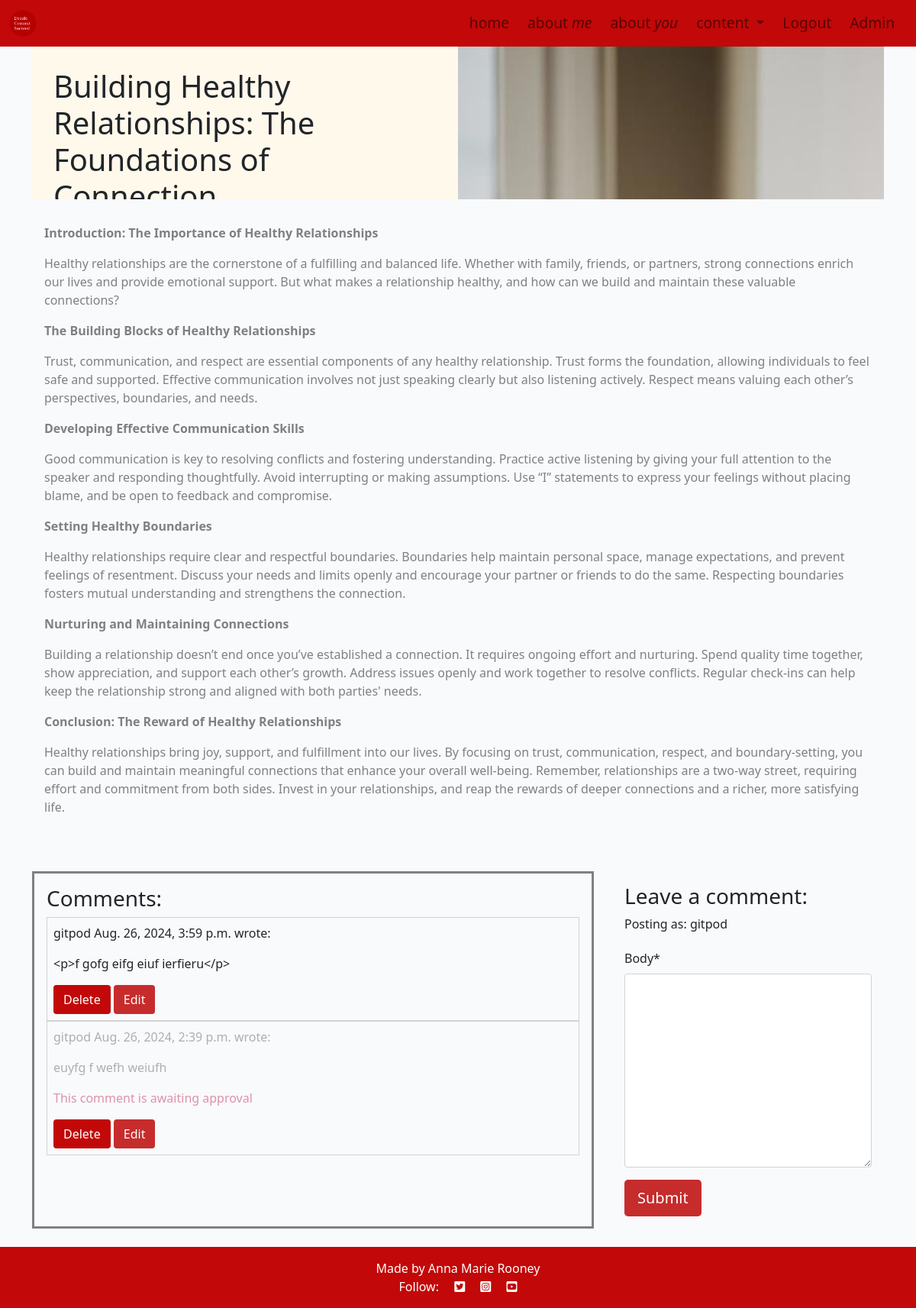
Screenshot of /building-healthy-relationships-foundations-of-connection/ (signed in) with the database file from the repository.
### blog/models.py (models this page shows, shortened)
class Post(models.Model):
    title = models.CharField(max_length=200, unique=True)
    slug = models.SlugField(max_length=200, unique=True)
    author = models.ForeignKey(
        User, on_delete=models.CASCADE,
        related_name="blog_posts")
    featured_image = CloudinaryField('image', default='placeholder')
    excerpt = models.TextField(blank=True)
    content = models.TextField()
    created_on = models.DateTimeField(auto_now_add=True)
    updated_on = models.DateTimeField(auto_now=True)
    status = models.IntegerField(choices=STATUS, default=0)
    tags = TaggableManager(blank=True)
    mastimage = models.ImageField(upload_to='media/masthead_images/', blank=True, null=True, default='static/images/whiteboard.png')
    viewcount = models.PositiveIntegerField(default=0)  # View Count Field
    class Meta:
        ordering = ["-created_on"]

class Comment(models.Model):
    post = models.ForeignKey(
        Post, on_delete=models.CASCADE, related_name="comments")
    author = models.ForeignKey(
        User, on_delete=models.CASCADE, related_name="commenter")
    body = models.TextField()
    approved = models.BooleanField(default=False)
    created_on = models.DateTimeField(auto_now_add=True)
    class Meta:
        ordering = ["created_on"]

### blog/views.py (the view, shortened to what this page needs)
# urls.py: path('<slug:slug>/', views.post_detail, name='blogpost'),
def post_detail(request, slug):
    queryset = Post.objects.filter(status=1)
    post = get_object_or_404(queryset, slug=slug)
    masthead_image = post.mastimage
    comments = post.comments.all().order_by("-created_on")
    comment_count = post.comments.filter(approved=True).count()
    comment_form = CommentForm()
    return render(
        request,
        "blog/blogpost.html",
        {
            "post": post,
            "comments": comments,
            "comment_count": comment_count,
            "comment_form": comment_form,
            "mastimage": masthead_image,
        },
    )

### blog/forms.py
class CommentForm(forms.ModelForm):
    class Meta:
        model = Comment
        fields = ('body',)

### blog/templates/blog/blogpost.html (shortened to what this page needs)
{% extends "base.html" %}
{% load static %}
{% load crispy_forms_tags %}
{% block content %}
<div class="container-fluid">
  <div class="container">
      <div class="row g-0 overflow-hidden masthead">
          <div class="col-md-6 masthead-text">
              <h1 class="post-title">{{ post.title }}</h1>
          </div>
          <div class="d-none d-md-block col-md-6 masthead-image">
            {% if post.mastimage %}
                <img src="{{ post.mastimage.url }}" alt="Mast Image">
            {% else %}
            <img src="static/images/whiteboard.png" alt="Mast Image">
            {% endif %}
          </div>
      </div>
      <div class="row">
          <div class="col-12 card mb-4 mt-3">
              <div class="card-body">
                  <article class="card-text">
                      {{ post.content | safe }}
                  </article>
              </div>
          </div>
      </div>
  </div>
  <div class="container">
      <div class="row">
          <div class="col-md-8 card mb-4 mt-3">
              <div class="card-body commentdiv">
                <h3>Comments:</h3>
                {% if comments %}
                    {% for comment in comments %}
                        <div class="p-2 comments {% if not comment.approved and comment.author == user %} faded{% elif not comment.approved %} d-none{% endif %}">
                            <p class="font-weight-bold">
                            {{ comment.author }}
                            <span class="font-weight-normal">
                            {{ comment.created_on }}
                            </span> wrote:
                            </p>
                            <div id="comment{{ comment.id }}">
                            {{ comment.body | linebreaks }}
                            </div>
                            {% if not comment.approved and comment.author == user %}
                            <p class="approval">
                            This comment is awaiting approval
                            </p>
                            {% endif %}
                            {% if user.is_authenticated and comment.author.username == user.username %}
                            <button class="btn btn-delete"comment_id="{{ comment.id }}">Delete</button>
                            <button class="btn btn-edit" comment_id="{{ comment.id }}">Edit</button>
                            {% endif %}
                        </div>
                        {% endfor %}
                        {% else %}
                        <p class="approval">There are no comments yet. Make one!</p>
                    {% endif %}
              </div>
          </div>
          <div class="col-md-4 card mb-4 mt-3">
              <div class="card-body">
                  {% if user.is_authenticated %}
                  <h3>Leave a comment:</h3>
                  <p>Posting as: {{ user.username }}</p>
                  <form id="commentForm" method="post" style="margin-top: 1.3em;">
                      {{ comment_form | crispy }}
                      <button id="submitButton" type="submit" class="btn btn-signup btn-lg">Submit</button>
                  </form>
                  {% else %}
                  <p>Log in to leave a comment</p>
                  {% endif %}
              </div>
          </div>
      </div>
  </div>
  </div>
{% endblock %}

### static/css/style.css (style rules this page uses)
body { background-color: white; }
.main-bg { background-color: #F9FAFC; }
.card { border: none; background-color: transparent; }
.card-text { color: grey; }
.masthead { height: 25vh; }
.masthead-text { background-color: #FFF9EC; color: #212529; position: relative; }
.masthead-image { position: relative; overflow: hidden; }
.post-title { padding: 5%; }
.btn-signup, .btn-edit { background-color: #c62c2c; color: #fff; }
.btn-delete { color: #fff; background: #C20808; }
.faded { color: rgb(172, 175, 175); }
.approval { color: rgb(222, 146, 168); }
.comments { border: solid 0.5px; border-color: lightgrey; }
.commentdiv { overflow-y: auto; height: 30vh; border: solid grey; }

### rows the page displays
Post: title "Building Healthy Relationships: The Foundations of…", mastimage (picture), content "Introduction: The Importance of Healthy Relationships Healthy relationships are the cornerstone of a fulfilling and balanced life. Whether with family, friends, or partners, strong connections enrich our lives and provide emotional support. But what makes a relationship healthy, and how can we build and maintain these valuable connections? The Building Blocks of Healthy Relationships Trust, communication, and respect are essential components of any healthy relationship. Trust forms the foundation, allowing individuals to feel safe and supported. Effective communication involves not just speaking clearly but also listening actively. Respect means valuing each other’s perspectives,…"
Comment: author "gitpod", created_on "Aug. 26, 2024, 3:59 p.m.", body "<p>f gofg eifg eiuf ierfieru</p>"
Comment: author "gitpod", created_on "Aug. 26, 2024, 2:39 p.m.", body "euyfg f wefh weiufh", approved "This comment is awaiting approval"

### other values shown
{{ user.username }} "gitpod"
